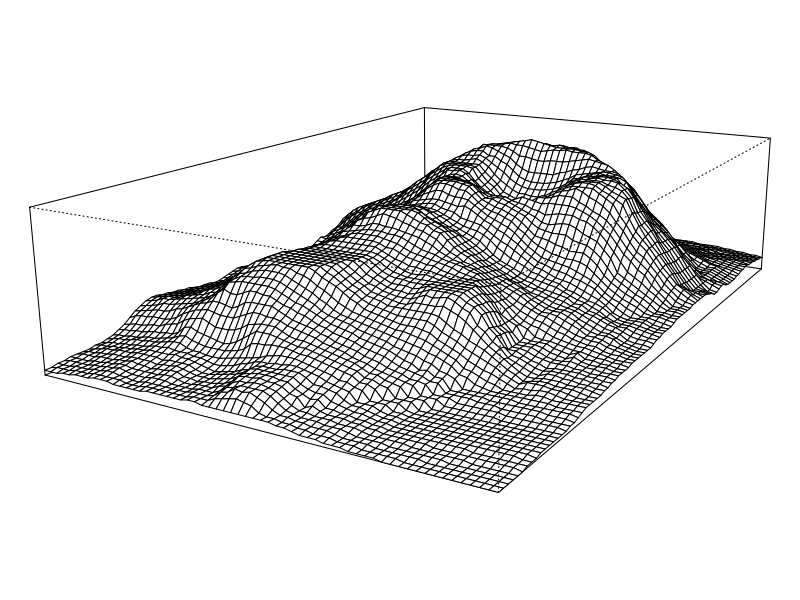

Generate this figure with R:
## ---- chunk 1
 z <- 2 * volcano        # Exaggerate the relief
 x <- 10 * (1:nrow(z))   # 10 meter spacing (S to N)
 y <- 10 * (1:ncol(z))   # 10 meter spacing (E to W)
 par(mar = c(0,0,0,0))
 persp(x, y, z, theta = 120, phi = 15, scale = FALSE, 
       axes = FALSE)
